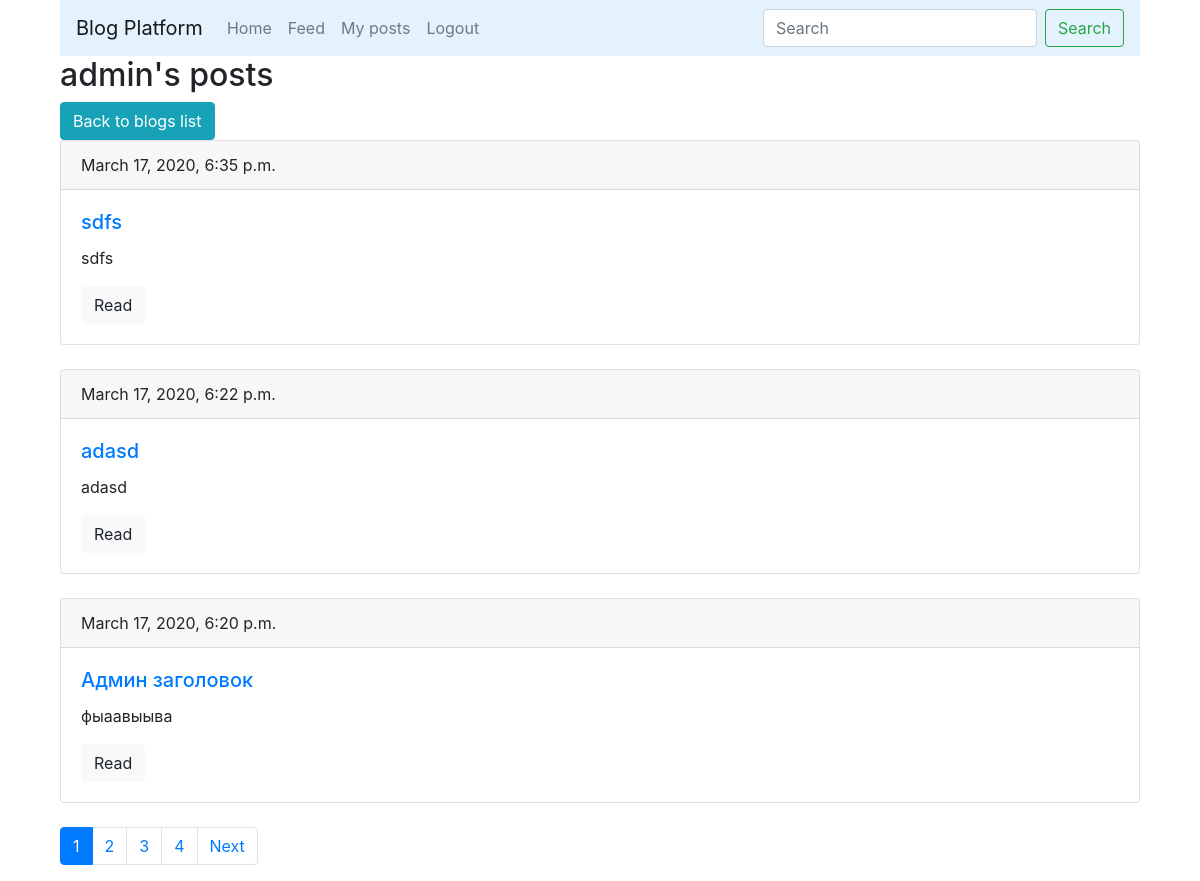
/posts/1, run on the app's committed database.
### main/models.py (models this page shows, shortened)
class Post(models.Model):
    author = models.ForeignKey(User, on_delete=models.CASCADE, related_name='blog_posts')
    title = models.CharField(max_length=250, db_index=True)
    body = models.TextField(blank=True, db_index=True)
    date_pub = models.DateTimeField(auto_now_add=True)

### main/views.py (the view)
# urls.py: path('posts/<int:id>', BPUserPosts.as_view(), name='user_posts'),
class BPUserPosts(ListView):
    context_object_name = 'posts'
    paginate_by = 3
    template_name = 'main/user_posts.html'
    def get_queryset(self):
        return User.objects.get(id=self.kwargs['id']).blog_posts.all().order_by('-date_pub')
    def get_context_data(self, *args, **kwargs):
        context = super().get_context_data(*args, **kwargs)
        read_posts = ReadPost.objects.filter(reader_id=self.request.user.id).values('post_id')
        context['read_posts'] = {x['post_id'] for x in read_posts}
        context['user'] = User.objects.get(id=self.kwargs['id'])
        return context

### main/templates/main/user_posts.html (shortened to what this page needs)
{% extends "layout/base.html" %}
{% load bootstrap4 %}
{% block content %}
<div class="row">
    <div class="col-12">
        <h2>{{ user.username }}'s posts</h2>
        <a href="{% url 'main:index' %}" class="btn btn-info">Back to blogs list</a>
        {% if posts %}
            {% for post in posts %}
                <div class="card mb-4">
                    <div class="card-header">
                        {{ post.date_pub }}
                    </div>
                    <div class="card-body">
                        <h5 class="card-title">
                            <a href="{% url 'main:user_post_detail' user.id post.id %}">
                            {{ post.title }}
                            </a>
                        </h5>
                        <p class="card-text">{{ post.body|truncatewords:15 }}</p>
                        <a href="{% url 'main:user_post_detail' user.id post.id %}" class="btn btn-light">Read</a>
                    </div>
                </div>
            {% endfor %}
            {% include "layout/pagination.html" with page=page_obj %}
        {% endif %}
    </div>
</div>
{% endblock %}

### data on the page
Post: date_pub "March 17, 2020, 6:35 p.m.", title "sdfs", body "sdfs"
Post: date_pub "March 17, 2020, 6:22 p.m.", title "adasd", body "adasd"
Post: date_pub "March 17, 2020, 6:20 p.m.", title "Админ заголовок", body "фыаавыыва"

### other printed values
{{ user.username }} "admin"
{{ i }} "1"
{{ i }} "2" "3" "4"
